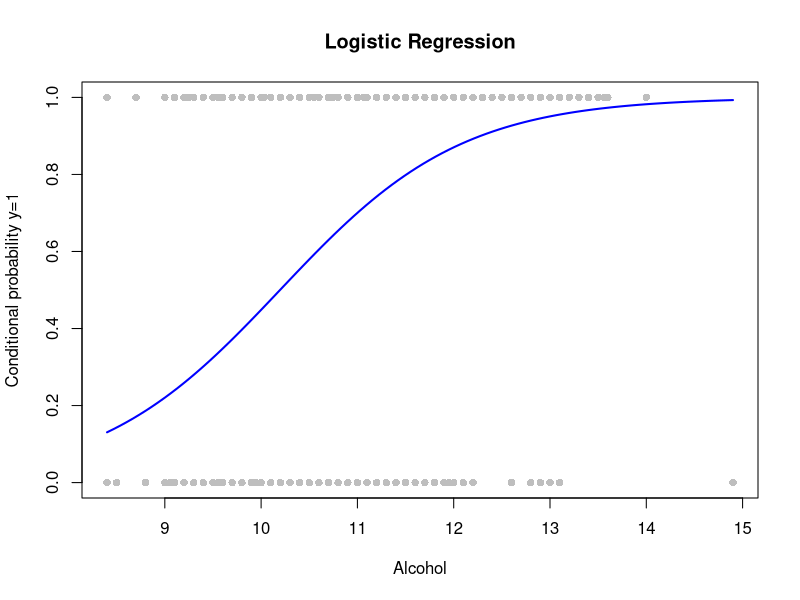
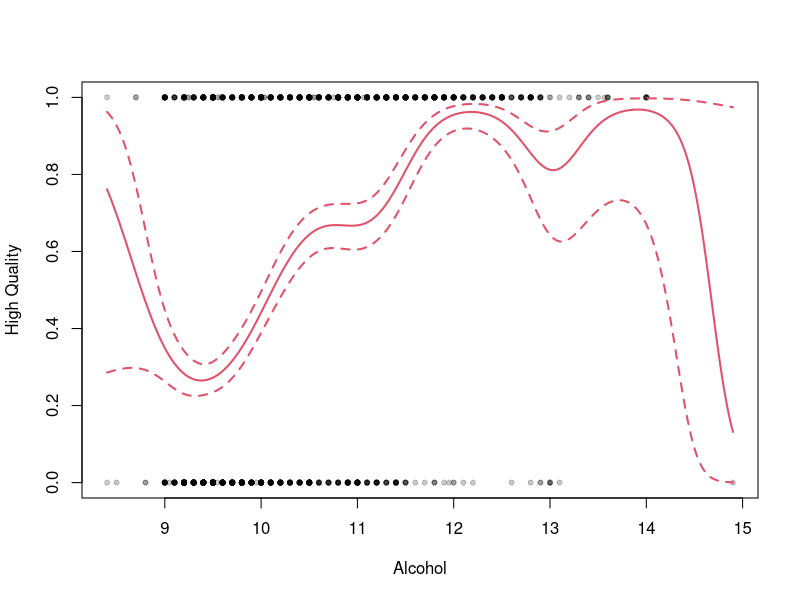

Write the R code that produced these figures, in order.
library(mgcv)


# Read data
data <- read.csv("assignment_4/red_wine.csv")
attach(data)

# Question 1 - parametric logistic regression
x <- alcohol
y <- quality
est_par <- gam(y~x,family = binomial)

# Make predictions and plot
x_grid <- seq(min(x), max(x), length.out = 100)
pred <- predict(est_par, newdata = data.frame(x = x_grid), type = "response")
plot(x, y, pch = 16, col = "gray", main = "Logistic Regression", xlab = "Alcohol", ylab = "Conditional probability y=1")
lines(x_grid, pred, col = "blue", lwd = 2)

# Question 2 - non-parametric logistic regression

x <- alcohol
y <- quality
est_s <- gam(y ~ s(x), family = binomial)

# Predicting on the grid
xval <- data.frame("x" = seq(min(x), max(x), length.out = 500))
pred <- predict(est_s, xval, se.fit = TRUE)

# Extract predicted log-odds and compute 95% confidence intervals
pred_val <- pred$fit
pred_up <- pred_val + qnorm(0.975) * pred$se.fit
pred_lo <- pred_val + qnorm(0.025) * pred$se.fit

# Logistic transformation to get probabilities from log-odds
prob_fit <- exp(pred_val) / (1 + exp(pred_val))
prob_up  <- exp(pred_up)  / (1 + exp(pred_up))
prob_lo  <- exp(pred_lo)  / (1 + exp(pred_lo))

plot(x, y, ylab = "High Quality", xlab = "Alcohol", pch = 20, col = rgb(0,0,0,0.2))
points(xval$x, prob_fit, type = "l", col = 2, lwd = 2)
points(xval$x, prob_up,  type = "l", col = 2, lwd = 2, lty = 2)
points(xval$x, prob_lo,  type = "l", col = 2, lwd = 2, lty = 2)

# Question 3
